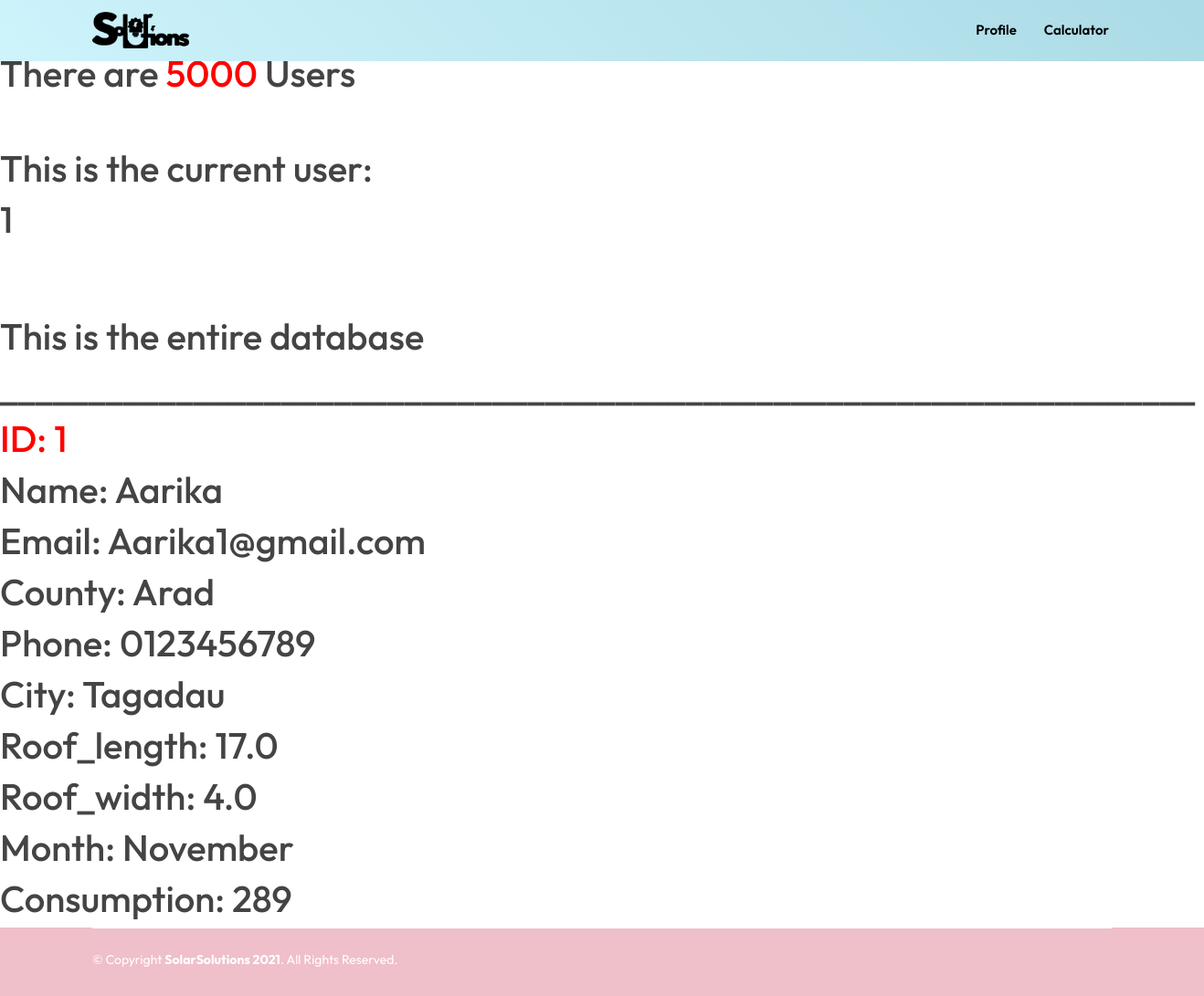
Page /database (signed in) on the committed database.
### website/models.py (models this page shows)
class User(db.Model, UserMixin):
    id = db.Column(db.Integer, primary_key=True)
    name = db.Column(db.String(150))
    email = db.Column(db.String(150), unique=True)
    password = db.Column(db.String(150))
    phone = db.Column(db.String(150))
    county = db.Column(db.String(150))
    city = db.Column(db.String(150))
    roof_length = db.Column(db.Float)
    roof_width = db.Column(db.Float)
    month = db.Column(db.String(150))
    consumption = db.Column(db.Integer)
    budget = db.Column(db.Integer)

### website/views.py (the view)
@views.route('/database')
def database():
    rows = User.query.count()
    return render_template('database.html', user=current_user, show_system=False , table_user=User.query.all(), rows=rows)

### website/__init__.py (called while the page is built)
def create_app():
   app = Flask(__name__)
   app.config['SQLALCHEMY_TRACK_MODIFICATIONS'] = False
   app.config['SECRET_KEY'] = 'abcd1234'
   app.config['SQLALCHEMY_DATABASE_URI'] = f'sqlite:///{DB_NAME}'
   db.init_app(app)
   from .views import views
   from .auth import auth
   app.register_blueprint(views, url_prefix='/')
   app.register_blueprint(auth, url_prefix='/')
   from . import models
   create_database(app)
   login_manager = LoginManager()
   login_manager.login_view = 'auth.login'
   login_manager.init_app(app)
   @login_manager.user_loader
   def load_user(id):
      try:
         id = int(id)
         return models.User.query.get(int(id))
      except:
         pass
   return app

### website/templates/database.html
{% extends "header_footer_general.html" %}
{% block content %}
<h1>This are all the users</h1>
<h1>There are <span style="color: red;"> {{rows}}</span>  Users</h1>
<br>
<br>
<h1>This is the current user:</h1>
<h1>{{ user.id }}</h1>
<br>
<br>
<br>
<h1>This is the entire database</h1>
<div style="display: block;">
{% with user = table_user[0] %}
<h1>____________________________________________________________________</h1>
<h1 style="color: red;"> ID: {{user.id}} </h1>
<h1>Name: {{user.name}}</h1>
<h1>Email: {{user.email}}</h1>
<h1>County: {{user.county}}</h1>
<h1>Phone: {{user.phone}}</h1>
<h1>City: {{user.city}}</h1>
<h1>Roof_length: {{user.roof_length}}</h1>
<h1>Roof_width: {{user.roof_width}}</h1>
<h1>Month: {{user.month}}</h1>
<h1>Consumption: {{user.consumption}}</h1>
{% endwith %}
</div>
{% endblock %}

### website/static/assets/css/style.css (style rules this page uses)
body { font-family: "Outfit", sans-serif; color: #444444; }
h1, h2, h3, h4, h5, h6 { font-family: "Outfit", sans-serif; }

### rows in the picture
User: id "1", name "Aarika", email "Aarika1@gmail.com", county "Arad", phone "0123456789", city "Tagadau", roof_length "17.0", roof_width "4.0", month "November", consumption "289"

### other values in the picture
{{ rows }} "5000"
